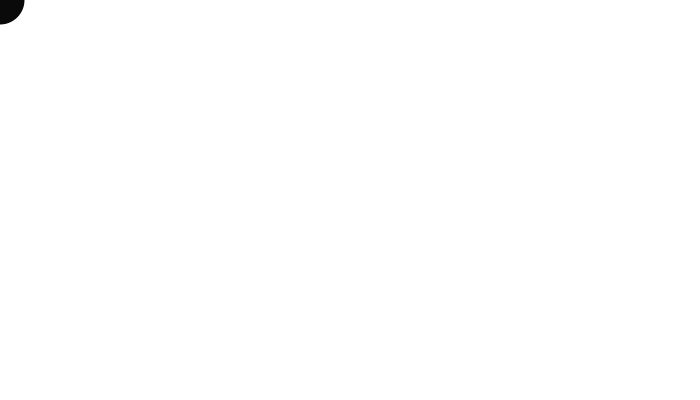
Frame 1 (no input)
Frame 60 (the mouse pressed at the canvas centre just before this capture): identical to frame 1, image omitted
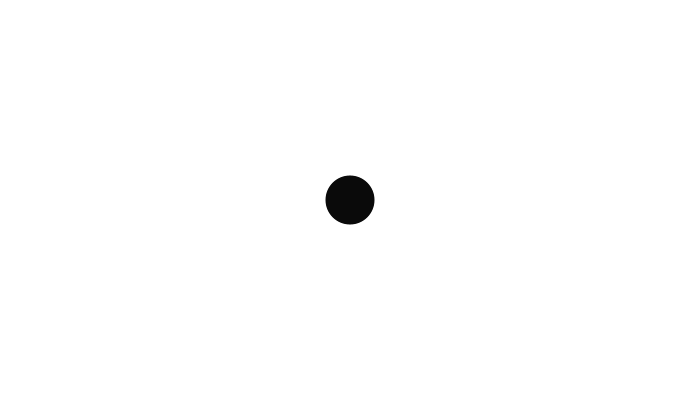
Frame 120 (the mouse held since frame 60 and released just before this capture)

The Processing sketch that drew these frames (run headless with seeded random() and noise(); from frame 60 on, the mouse is pressed at the canvas centre):

// Processing sketch: processing_36021
// ── processing_36021.pde

//x and y postions
int[] xpos= new int[50];
int[] ypos= new int[50];

void setup(){
  size(700,400);
  smooth();

  //Initialize
  for(int i=0; i<xpos.length;i++){
  xpos[i]=0;
  ypos[i]=0;
  }
}
void draw(){
  background(255);
  //shift array values
  for(int i=0; i<xpos.length-1;i++){
   xpos[i]=xpos[i+1];
   ypos[i]=ypos[i+1]; 
 }
 //New location
 xpos[xpos.length-1]=mouseX;
 ypos[ypos.length-1]=mouseY;
 
 //Draw everything
 for(int i=0; i<xpos.length;i++){
 noStroke();
   fill(255-i*5);
   ellipse(xpos[i],ypos[i],i,i);
 }
}
 
                
                                                
